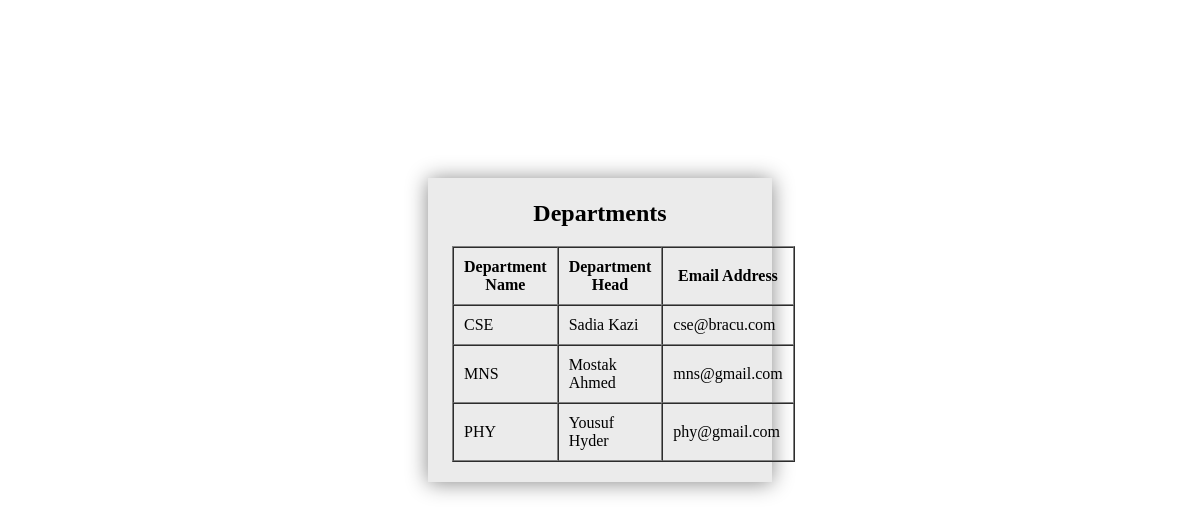
Screenshot of /department_list.php with the database file from the repository.
### tables this page shows
CREATE TABLE `department` (
  `name` varchar(100) NOT NULL,
  `pin` int(100) NOT NULL,
  `head` varchar(100) NOT NULL,
  `email` varchar(100) NOT NULL,
  `designation` varchar(100) NOT NULL
);

### department_list.php (the view, shortened to what this page needs)
<!DOCTYPE html>
<html lang="en">
    <head>
    </head>
    <body background="img/bracubackground.jpg">
        <div class="module">
            <h2><center>Departments</center></h2>
            <?php
            require_once('dbconnect.php');
            $sql = "SELECT name, head, email from department";
            $result = mysqli_query($conn, $sql);
            ?>
            <table border ="1" cellspacing="0" cellpadding="10">
                <tr>
                    <th>Department Name</th>
                    <th>Department Head</th>
                    <th>Email Address</th>
                </tr>
                <?php
                if (mysqli_num_rows($result) > 0) {
                    while($row = mysqli_fetch_assoc($result)) {
                        ?>
                        <tr>
                        <td><?php echo $row['name']; ?> </td>
                        <td><?php echo $row['head']; ?> </td>
                        <td><?php echo $row['email']; ?> </td>
                        <tr>
                <?php
                        }
                    }
                ?>
            </table>
        </div>
    </body>
</html>

### department_list.php (style rules this page uses)
.module { position: relative; height: 100%; width:25%; margin: 15% auto; background-color : #EBEBEB; opacity: 1; padding-top: 2px; padding-bottom: 20px; padding-left: 2%; padding-right: 2%; -webkit-box-shadow: 0px 1px 20px 0px rgba(136,136,136,1); -moz-box-shadow: 0px 1px 20px 0px rgba(136,136,136,1); box-shadow: 0px 1px 20px 0px rgba(136,136,136,1); }

### rows the page displays
department: name "CSE", head "Sadia Kazi", email "cse@bracu.com"
department: name "MNS", head "Mostak Ahmed", email "mns@gmail.com"
department: name "PHY", head "Yousuf Hyder", email "phy@gmail.com"
